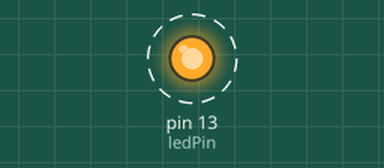
Simulated run of this sketch. Board: Arduino Uno, built with avr-gcc and run on an emulated ATmega328P. Parts: output pins drawn as LEDs (lit = HIGH). Dashed ring = blinking. What the sketch prints to the serial monitor is not drawn.

Above: at 0.4 s.
Timing chart, 0 to 4.4 s (numbered marks = the images above):
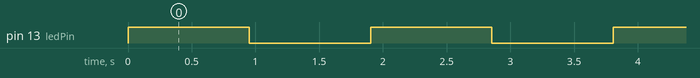

The sketch:

timer.ino
```cpp
#define ledPin 13

void setup()
{
  pinMode(ledPin, OUTPUT);

  // initialize timer1
  noInterrupts();           // disable all interrupts
  TCCR1A = 0;
  TCCR1B = 0;
  TCNT1  = 0;

  OCR1A = 31250;            // compare match register 16MHz/256/2Hz
  OCR1A = 31250*4;            // compare match register 16MHz/256/2Hz
  TCCR1B |= (1 << WGM12);   // CTC mode
  TCCR1B |= (1 << CS12);    // 256 prescaler
  TIMSK1 |= (1 << OCIE1A);  // enable timer compare interrupt
  interrupts();             // enable all interrupts

  Serial.begin(9600);
}

ISR(TIMER1_COMPA_vect)          // timer compare interrupt service routine
{
  digitalWrite(ledPin, digitalRead(ledPin) ^ 1);   // toggle LED pin
  Serial.println(millis());
}


void loop()
{
  delay(2000);
  Serial.println("loop");
}
```

Measured:
- by itself, pin 13 (ledPin): alternates HIGH for 0.95 s and LOW for 0.95 s
